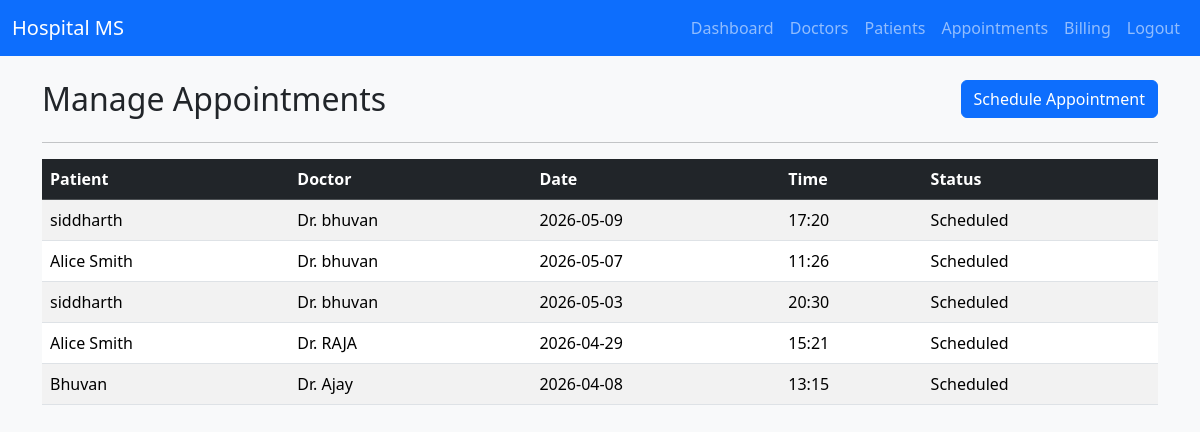
The page /admin/appointments (signed in) on the database its author committed.
### models.py (models this page shows)
class Appointment(db.Model):
    id = db.Column(db.Integer, primary_key=True)
    patient_id = db.Column(db.Integer, db.ForeignKey('patient.id'), nullable=False)
    doctor_id = db.Column(db.Integer, db.ForeignKey('doctor.id'), nullable=False)
    date = db.Column(db.String(20), nullable=False)
    time = db.Column(db.String(20), nullable=False)
    status = db.Column(db.String(20), default='Scheduled') # Scheduled, Completed, Cancelled

class Patient(db.Model):
    id = db.Column(db.Integer, primary_key=True)
    name = db.Column(db.String(100), nullable=False)
    age = db.Column(db.Integer, nullable=False)
    gender = db.Column(db.String(10), nullable=False)
    phone = db.Column(db.String(20), nullable=False)
    username = db.Column(db.String(80), unique=True, nullable=False)
    password = db.Column(db.String(200), nullable=False)
    appointments = db.relationship('Appointment', backref='patient', lazy=True)
    prescriptions = db.relationship('Prescription', backref='patient', lazy=True)
    bills = db.relationship('Billing', backref='patient', lazy=True)

class Doctor(db.Model):
    id = db.Column(db.Integer, primary_key=True)
    name = db.Column(db.String(100), nullable=False)
    specialization = db.Column(db.String(100), nullable=False)
    phone = db.Column(db.String(20), nullable=False)
    email = db.Column(db.String(100), unique=True, nullable=False)
    username = db.Column(db.String(80), unique=True, nullable=False)
    password = db.Column(db.String(200), nullable=False)
    appointments = db.relationship('Appointment', backref='doctor', lazy=True)
    prescriptions = db.relationship('Prescription', backref='doctor', lazy=True)

### app.py (the view, shortened to what this page needs)
@app.route('/admin/appointments', methods=['GET', 'POST'])
def admin_appointments():
    auth = check_auth('admin')
    if auth: return auth
    appointments = Appointment.query.order_by(Appointment.date.desc()).all()
    patients = Patient.query.all()
    doctors = Doctor.query.all()
    return render_template('admin_appointments.html', appointments=appointments, patients=patients, doctors=doctors)

### app.py (called while the page is built)
def check_auth(role):
    if 'role' not in session or session['role'] != role:
        flash("Unauthorized access. Please login first.", "danger")
        if role == 'admin': return redirect(url_for('login_admin'))
        if role == 'doctor': return redirect(url_for('login_doctor'))
        if role == 'patient': return redirect(url_for('login_patient'))
    return None

### templates/admin_appointments.html (shortened to what this page needs)
{% extends 'base.html' %}
{% block content %}
<div class="row mt-4">
    <div class="col-md-8">
        <h2>Manage Appointments</h2>
    </div>
    <div class="col-md-4 text-end">
        <button class="btn btn-primary" data-bs-toggle="modal" data-bs-target="#addApptModal">Schedule Appointment</button>
    </div>
</div>
<hr>
<table class="table table-striped">
    <thead class="table-dark">
        <tr>
            <th>Patient</th>
            <th>Doctor</th>
            <th>Date</th>
            <th>Time</th>
            <th>Status</th>
        </tr>
    </thead>
    <tbody>
        {% for appt in appointments %}
        <tr>
            <td>{{ appt.patient.name }}</td>
            <td>Dr. {{ appt.doctor.name }}</td>
            <td>{{ appt.date }}</td>
            <td>{{ appt.time }}</td>
            <td>{{ appt.status }}</td>
        </tr>
        {% endfor %}
    </tbody>
</table>
{% endblock %}

### templates/base.html (style rules this page uses)
body { background-color: #f8f9fa; }

### rows shown on the page
Appointment: patient.name "siddharth", doctor.name "bhuvan", date "2026-05-09", time "17:20", status "Scheduled"
Appointment: patient.name "Alice Smith", doctor.name "bhuvan", date "2026-05-07", time "11:26", status "Scheduled"
Appointment: patient.name "siddharth", doctor.name "bhuvan", date "2026-05-03", time "20:30", status "Scheduled"
Appointment: patient.name "Alice Smith", doctor.name "RAJA", date "2026-04-29", time "15:21", status "Scheduled"
Appointment: patient.name "Bhuvan", doctor.name "Ajay", date "2026-04-08", time "13:15", status "Scheduled"
